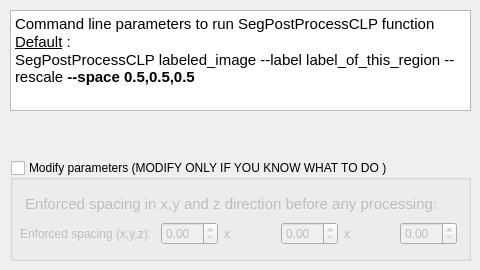
             <widget class="QWidget" name="tab_19">
              <attribute name="title">
               <string>Post Processed Segmentation</string>
              </attribute>
              <widget class="QTextBrowser" name="ANTs_textBrowser_2">
               <property name="geometry">
                <rect>
                 <x>10</x>
                 <y>10</y>
                 <width>461</width>
                 <height>101</height>
                </rect>
               </property>
               <property name="html">
                <string>&lt;!DOCTYPE HTML PUBLIC &quot;-//W3C//DTD HTML 4.0//EN&quot; &quot;http://www.w3.org/TR/REC-html40/strict.dtd&quot;&gt;
&lt;html&gt;&lt;head&gt;&lt;meta name=&quot;qrichtext&quot; content=&quot;1&quot; /&gt;&lt;style type=&quot;text/css&quot;&gt;
p, li { white-space: pre-wrap; }
&lt;/style&gt;&lt;/head&gt;&lt;body style=&quot; font-family:'Ubuntu'; font-size:11pt; font-weight:400; font-style:normal;&quot;&gt;
&lt;p style=&quot; margin-top:0px; margin-bottom:0px; margin-left:0px; margin-right:0px; -qt-block-indent:0; text-indent:0px;&quot;&gt;Command line parameters to run SegPostProcessCLP function&lt;/p&gt;
&lt;p style=&quot; margin-top:0px; margin-bottom:0px; margin-left:0px; margin-right:0px; -qt-block-indent:0; text-indent:0px;&quot;&gt;&lt;span style=&quot; text-decoration: underline;&quot;&gt;Default&lt;/span&gt; :&lt;span style=&quot; font-weight:600;&quot;&gt; &lt;/span&gt;&lt;/p&gt;
&lt;p style=&quot; margin-top:0px; margin-bottom:0px; margin-left:0px; margin-right:0px; -qt-block-indent:0; text-indent:0px;&quot;&gt;SegPostProcessCLP labeled_image --label label_of_this_region --rescale &lt;span style=&quot; font-weight:600;&quot;&gt;--space 0.5,0.5,0.5&lt;/span&gt;&lt;/p&gt;&lt;/body&gt;&lt;/html&gt;</string>
               </property>
              </widget>
              <widget class="QGroupBox" name="modify_ANTs_groupBox_2">
               <property name="geometry">
                <rect>
                 <x>10</x>
                 <y>160</y>
                 <width>461</width>
                 <height>101</height>
                </rect>
               </property>
               <property name="title">
                <string>Modify parameters (MODIFY ONLY IF YOU KNOW WHAT TO DO )</string>
               </property>
               <property name="checkable">
                <bool>true</bool>
               </property>
               <property name="checked">
                <bool>false</bool>
               </property>
               <widget class="QWidget" name="layoutWidget_31">
                <property name="geometry">
                 <rect>
                  <x>10</x>
                  <y>60</y>
                  <width>437</width>
                  <height>28</height>
                 </rect>
                </property>
                <layout class="QHBoxLayout" name="horizontalLayout_48">
                 <item>
                  <widget class="QLabel" name="label_64">
                   <property name="text">
                    <string>Enforced spacing (x,y,z): </string>
                   </property>
                  </widget>
                 </item>
                 <item>
                  <widget class="QDoubleSpinBox" name="sx_doubleSpinBox"/>
                 </item>
                 <item>
                  <widget class="QLabel" name="label_65">
                   <property name="text">
                    <string>x</string>
                   </property>
                  </widget>
                 </item>
                 <item>
                  <widget class="QDoubleSpinBox" name="sy_doubleSpinBox"/>
                 </item>
                 <item>
                  <widget class="QLabel" name="label_66">
                   <property name="text">
                    <string>x</string>
                   </property>
                  </widget>
                 </item>
                 <item>
                  <widget class="QDoubleSpinBox" name="sz_doubleSpinBox"/>
                 </item>
                </layout>
               </widget>
               <widget class="QTextEdit" name="KWMDir_textEdit_2">
                <property name="geometry">
                 <rect>
                  <x>10</x>
                  <y>30</y>
                  <width>451</width>
                  <height>31</height>
                 </rect>
                </property>
                <property name="styleSheet">
                 <string notr="true">QTextEdit {
	background-color : transparent
}</string>
                </property>
                <property name="readOnly">
                 <bool>true</bool>
                </property>
                <property name="html">
                 <string>&lt;!DOCTYPE HTML PUBLIC &quot;-//W3C//DTD HTML 4.0//EN&quot; &quot;http://www.w3.org/TR/REC-html40/strict.dtd&quot;&gt;
&lt;html&gt;&lt;head&gt;&lt;meta name=&quot;qrichtext&quot; content=&quot;1&quot; /&gt;&lt;style type=&quot;text/css&quot;&gt;
p, li { white-space: pre-wrap; }
&lt;/style&gt;&lt;/head&gt;&lt;body style=&quot; font-family:'Ubuntu'; font-size:11pt; font-weight:400; font-style:normal;&quot;&gt;
&lt;p style=&quot; margin-top:0px; margin-bottom:0px; margin-left:0px; margin-right:0px; -qt-block-indent:0; text-indent:0px;&quot;&gt;Enforced spacing in x,y and z direction before any processing: &lt;/p&gt;&lt;/body&gt;&lt;/html&gt;</string>
                </property>
               </widget>
              </widget>
             </widget>
